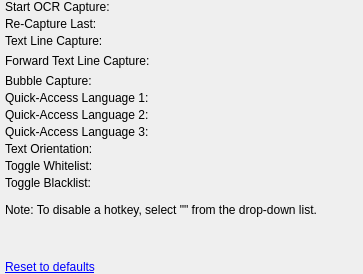
     <widget class="QWidget" name="tabHotkeys">
      <layout class="QGridLayout" name="gridLayout_11">
       <property name="leftMargin">
        <number>5</number>
       </property>
       <property name="topMargin">
        <number>0</number>
       </property>
       <property name="rightMargin">
        <number>0</number>
       </property>
       <property name="bottomMargin">
        <number>0</number>
       </property>
       <property name="verticalSpacing">
        <number>3</number>
       </property>
       <item row="12" column="0">
        <widget class="QLabel" name="labelHotkeyHelp">
         <property name="text">
          <string>Note: To disable a hotkey, select &quot;&lt;Unmapped&gt;&quot; from the drop-down list.</string>
         </property>
        </widget>
       </item>
       <item row="3" column="0">
        <widget class="QLabel" name="labelHotkeyForwardTextLineCapture">
         <property name="toolTip">
          <string>&lt;html&gt;&lt;head/&gt;&lt;body&gt;&lt;p&gt;Attempt to auto-capture a single line of text starting at the character that is closest to the mouse pointer and working forward.&lt;/p&gt;&lt;/body&gt;&lt;/html&gt;</string>
         </property>
         <property name="text">
          <string>Forward Text Line Capture:</string>
         </property>
        </widget>
       </item>
       <item row="3" column="2">
        <spacer name="horizontalSpacer_7">
         <property name="orientation">
          <enum>Qt::Horizontal</enum>
         </property>
         <property name="sizeHint" stdset="0">
          <size>
           <width>40</width>
           <height>20</height>
          </size>
         </property>
        </spacer>
       </item>
       <item row="2" column="0">
        <widget class="QLabel" name="labelHotkeyTextLineCapture">
         <property name="toolTip">
          <string>&lt;html&gt;&lt;head/&gt;&lt;body&gt;&lt;p&gt;Attempt to auto-capture the line of text that is closest to the mouse pointer.&lt;/p&gt;&lt;/body&gt;&lt;/html&gt;</string>
         </property>
         <property name="text">
          <string>Text Line Capture:</string>
         </property>
        </widget>
       </item>
       <item row="4" column="0">
        <widget class="QLabel" name="labelHotkeyBubbleCapture">
         <property name="toolTip">
          <string>&lt;html&gt;&lt;head/&gt;&lt;body&gt;&lt;p&gt;Attempt to auto-capture the text within a comic book speech/thought bubble. Bubble must be comptely enclosed. Place mouse in an empty part of the bubble (not the text) before activating this hotkey.&lt;/p&gt;&lt;/body&gt;&lt;/html&gt;</string>
         </property>
         <property name="text">
          <string>Bubble Capture:</string>
         </property>
        </widget>
       </item>
       <item row="5" column="0">
        <widget class="QLabel" name="labelHotkeyLang1">
         <property name="toolTip">
          <string>&lt;html&gt;&lt;head/&gt;&lt;body&gt;&lt;p&gt;Set OCR language to Quick-Access Language Slot 1. See the OCR Language tab.&lt;/p&gt;&lt;/body&gt;&lt;/html&gt;</string>
         </property>
         <property name="text">
          <string>Quick-Access Language 1:</string>
         </property>
        </widget>
       </item>
       <item row="7" column="0">
        <widget class="QLabel" name="labelHotkeyLang3">
         <property name="toolTip">
          <string>&lt;html&gt;&lt;head/&gt;&lt;body&gt;&lt;p&gt;Set OCR language to Quick-Access Language Slot 3. See the OCR Language tab.&lt;/p&gt;&lt;/body&gt;&lt;/html&gt;</string>
         </property>
         <property name="text">
          <string>Quick-Access Language 3:</string>
         </property>
        </widget>
       </item>
       <item row="8" column="0">
        <widget class="QLabel" name="labelHotkeyTextOrientation">
         <property name="toolTip">
          <string>&lt;html&gt;&lt;head/&gt;&lt;body&gt;&lt;p&gt;Switch between the text orientation modes. Used for Japanese and Chinese only.&lt;/p&gt;&lt;/body&gt;&lt;/html&gt;</string>
         </property>
         <property name="text">
          <string>Text Orientation:</string>
         </property>
        </widget>
       </item>
       <item row="9" column="0">
        <widget class="QLabel" name="labelHotkeyToggleWhitelist">
         <property name="toolTip">
          <string>&lt;html&gt;&lt;head/&gt;&lt;body&gt;&lt;p&gt;Enable/disable the whitelist feature. You may specify the whitelist to use in the OCR 1 tab.&lt;/p&gt;&lt;/body&gt;&lt;/html&gt;</string>
         </property>
         <property name="text">
          <string>Toggle Whitelist:</string>
         </property>
        </widget>
       </item>
       <item row="13" column="0">
        <spacer name="verticalSpacer">
         <property name="orientation">
          <enum>Qt::Vertical</enum>
         </property>
         <property name="sizeHint" stdset="0">
          <size>
           <width>20</width>
           <height>40</height>
          </size>
         </property>
        </spacer>
       </item>
       <item row="14" column="0">
        <widget class="QLabel" name="labelHotkeysReset">
         <property name="text">
          <string>&lt;a href=&quot;none&quot;&gt;Reset to defaults&lt;/a&gt;</string>
         </property>
        </widget>
       </item>
       <item row="10" column="0">
        <widget class="QLabel" name="labelHotkeyToggleBlacklist">
         <property name="toolTip">
          <string>&lt;html&gt;&lt;head/&gt;&lt;body&gt;&lt;p&gt;Enable/disable the blacklist feature. You may specify the blacklist to use in the OCR 1 tab.&lt;/p&gt;&lt;/body&gt;&lt;/html&gt;</string>
         </property>
         <property name="text">
          <string>Toggle Blacklist:</string>
         </property>
        </widget>
       </item>
       <item row="0" column="0">
        <widget class="QLabel" name="labelHotkeyCaptureBox">
         <property name="toolTip">
          <string>&lt;html&gt;&lt;head/&gt;&lt;body&gt;&lt;p&gt;Start an OCR capture using a capture box that you may place over the text that you want to OCR.&lt;/p&gt;&lt;/body&gt;&lt;/html&gt;</string>
         </property>
         <property name="text">
          <string>Start OCR Capture:</string>
         </property>
        </widget>
       </item>
       <item row="1" column="0">
        <widget class="QLabel" name="labelHotkeyRecaptureLast">
         <property name="toolTip">
          <string>&lt;html&gt;&lt;head/&gt;&lt;body&gt;&lt;p&gt;OCR the text under the previously defined capture box.&lt;/p&gt;&lt;/body&gt;&lt;/html&gt;</string>
         </property>
         <property name="text">
          <string>Re-Capture Last:</string>
         </property>
        </widget>
       </item>
       <item row="6" column="0">
        <widget class="QLabel" name="labelHotkeyLang2">
         <property name="toolTip">
          <string>&lt;html&gt;&lt;head/&gt;&lt;body&gt;&lt;p&gt;Set OCR language to Quick-Access Language Slot 2. See the OCR Language tab.&lt;/p&gt;&lt;/body&gt;&lt;/html&gt;</string>
         </property>
         <property name="text">
          <string>Quick-Access Language 2:</string>
         </property>
        </widget>
       </item>
       <item row="1" column="1">
        <widget class="HotkeyWidget" name="widgetHotkeyRecaptureLast" native="true"/>
       </item>
       <item row="4" column="1">
        <widget class="HotkeyWidget" name="widgetHotkeyBubbleCapture" native="true"/>
       </item>
       <item row="6" column="1">
        <widget class="HotkeyWidget" name="widgetHotkeyLang2" native="true"/>
       </item>
       <item row="2" column="1">
        <widget class="HotkeyWidget" name="widgetHotkeyTextLineCapture" native="true"/>
       </item>
       <item row="7" column="1">
        <widget class="HotkeyWidget" name="widgetHotkeyLang3" native="true"/>
       </item>
       <item row="5" column="1">
        <widget class="HotkeyWidget" name="widgetHotkeyLang1" native="true"/>
       </item>
       <item row="3" column="1">
        <widget class="HotkeyWidget" name="widgetHotkeyForwardTextLineCapture" native="true"/>
       </item>
       <item row="8" column="1">
        <widget class="HotkeyWidget" name="widgetHotkeyTextOrientation" native="true"/>
       </item>
       <item row="0" column="1">
        <widget class="HotkeyWidget" name="widgetHotkeyCaptureBox" native="true"/>
       </item>
       <item row="9" column="1">
        <widget class="HotkeyWidget" name="widgetHotkeyWhitelist" native="true"/>
       </item>
       <item row="10" column="1">
        <widget class="HotkeyWidget" name="widgetHotkeyBlacklist" native="true"/>
       </item>
       <item row="11" column="0">
        <spacer name="verticalSpacer_8">
         <property name="orientation">
          <enum>Qt::Vertical</enum>
         </property>
         <property name="sizeType">
          <enum>QSizePolicy::Fixed</enum>
         </property>
         <property name="sizeHint" stdset="0">
          <size>
           <width>10</width>
           <height>10</height>
          </size>
         </property>
        </spacer>
       </item>
      </layout>
     </widget>
